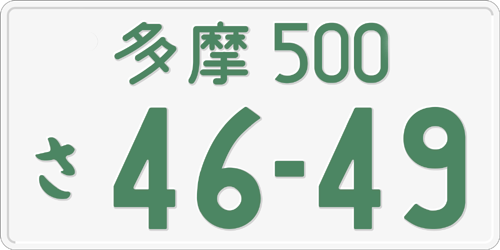
#> input picture img/car.png, 500 x 250 px
$ python main.py
#> lines starting #> are read from the running program, lines starting #| are printed output that depends on the picture; after the words box and inside, x2 and y2 are one past the last pixel; in counts of white or black regions, pixels touching at a corner belong together
from PIL import Image
from PIL import ImageEnhance
import pytesseract
import cv2 as cv


# 最も基礎的な方法
def way_1(path, lan):
#> called with path = 'img/car.png', lan = 'chi_sim+jpn+eng+kor'
    text = pytesseract.image_to_string(Image.open(path), lang=lan)  # 画像を読込
#> (the call stopped at in way_1, `text = pytesseract.image_to_string(Image.open(path), lang=lan)`: pytesseract is not available in this run)

    print('-----------------------WAY 1---------------------------\n')
    print(text)
    print('--------------------------------------------------\n\n\n')


# 灰度处理
# グレースケール化
def way_2(path, lan):
#> called with path = 'img/car.png', lan = 'chi_sim+jpn+eng+kor'
    img = Image.open(path)
#> img is the input picture: PIL image 500x250 RGB; mean R, G, B 210.8, 222, 215.1
    img = img.convert('RGB')
    enhancer = ImageEnhance.Color(img)
    enhancer = enhancer.enhance(0)
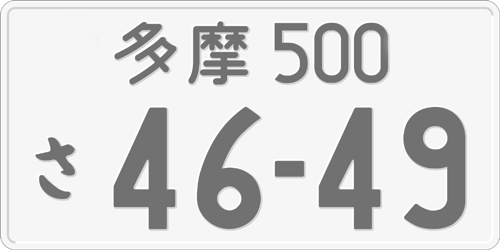
#> enhancer: PIL image 500x250 RGB; min 101, max 255, mean 217.9
    enhancer = ImageEnhance.Brightness(enhancer)
    enhancer = enhancer.enhance(2)
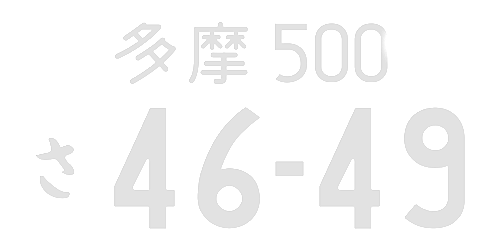
#> enhancer: PIL image 500x250 RGB; min 202, max 255, mean 249.6
    enhancer = ImageEnhance.Contrast(enhancer)
    enhancer = enhancer.enhance(8)
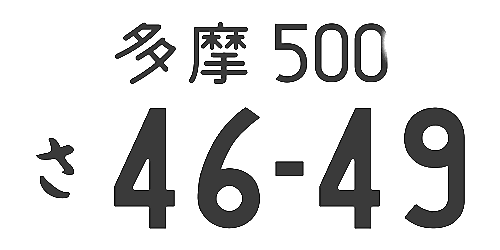
#> enhancer: PIL image 500x250 RGB; min 0, max 255, mean 218.2
    enhancer = ImageEnhance.Sharpness(enhancer)
    img = enhancer.enhance(20)
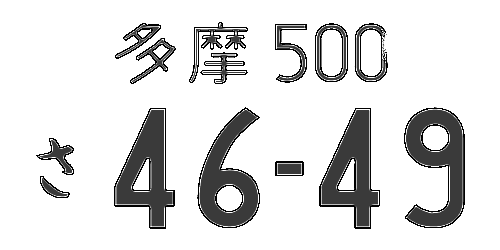
#> img: PIL image 500x250 RGB; min 0, max 255, mean 221
#> (the call stopped at in way_2, `text = pytesseract.image_to_string(img, lang=lan)`: pytesseract is not available in this run)

    text = pytesseract.image_to_string(img, lang=lan)

    print('-----------------------WAY 2---------------------------\n')
    print(text)
    print('--------------------------------------------------\n\n\n')


# 图片二值化
# 二値化法
def way_3(path, lan):
#> called with path = 'img/car.png', lan = 'chi_sim+jpn+eng+kor'
    img = Image.open(path)

    # L为灰色图像，0表示黑，255表示白，其他数字表示不同的灰度
    # Lはグレー色の画像
    Img = img.convert('L')

    # 自定义灰度界限，大于这个值为黑色，小于这个值为白色
    # しきい値を指定。大きい場合は黒、小さい場合は白
    threshold = 200

    table = []
    for i in range(256):
        if i < threshold:
            table.append(0)
        else:
            table.append(1)

    # 图片二值化
    photo = Img.point(table, '1')
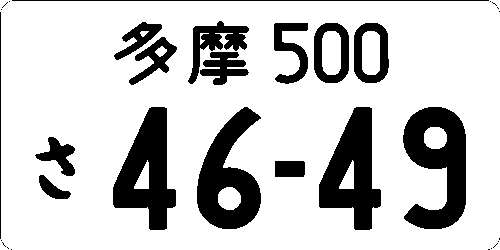
#> photo: PIL image 500x250 1; 78.7% white; 32 black regions (16 under 20 px), largest, box (x1, y1, x2, y2) and area: (403, 107, 466, 229) 4635, (113, 107, 176, 230) 4279, (319, 107, 381, 230) 4248
#> (the call stopped at in way_3, `text = pytesseract.image_to_string(photo, lang=lan)`: pytesseract is not available in this run)

    text = pytesseract.image_to_string(photo, lang=lan)

    print('-----------------------WAY 3---------------------------\n')
    print(text)
    print('--------------------------------------------------\n\n\n')


# opencv的大津二值化法
# opencvでの大津の二値化法
def way_4(path, lan):
#> called with path = 'img/car.png', lan = 'chi_sim+jpn+eng+kor'
    img = cv.imread(path)
#> img: shape (250, 500, 3)
    gray = cv.cvtColor(img, cv.COLOR_BGR2GRAY)

    ret, binary = cv.threshold(gray, 0, 255, cv.THRESH_BINARY_INV | cv.THRESH_OTSU)
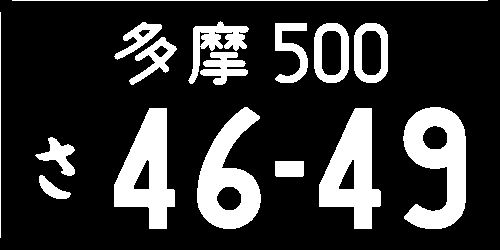
#> binary: shape (250, 500); 20.7% white; 16 white regions, largest, box (x1, y1, x2, y2) and area: (403, 107, 466, 229) 4560, (197, 107, 261, 229) 4165, (319, 108, 381, 229) 4160
#> ret = 180
    cv.bitwise_not(binary, binary)

    textImg = Image.fromarray(binary)

    text = pytesseract.image_to_string(textImg, lang=lan)
    print('-----------------------WAY 4---------------------------\n')
    print(text)
    print('--------------------------------------------------\n\n\n')


def run(path, lan):
    way_1(path, lan)
    way_2(path, lan)
    way_3(path, lan)
    way_4(path, lan)
#> (the call stopped at in way_4, `text = pytesseract.image_to_string(textImg, lang=lan)`: pytesseract is not available in this run)


run('img/car.png', 'chi_sim+jpn+eng+kor')

$ run again, with img/chn.PNG copied over img/car.png
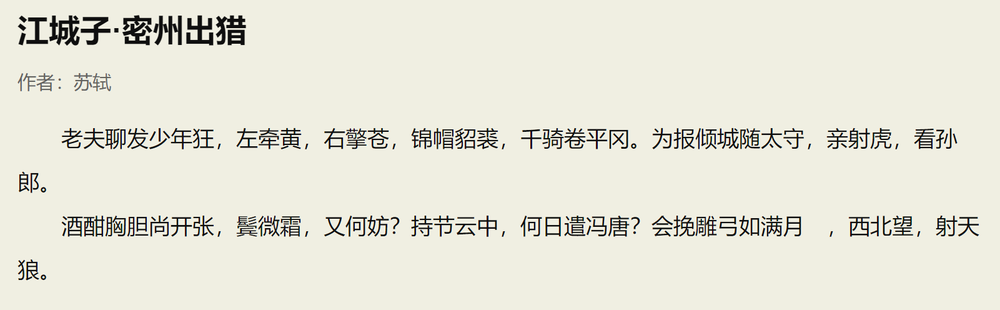
#> input picture img/chn.PNG, 1000 x 310 px, shrunk from 1601 x 496 before the run
#> in way_2, img is the input picture: PIL image 1000x310 RGB; mean R, G, B 230.2, 229.2, 216.8
#> in way_3, `photo = Img.point(table, '1')`:
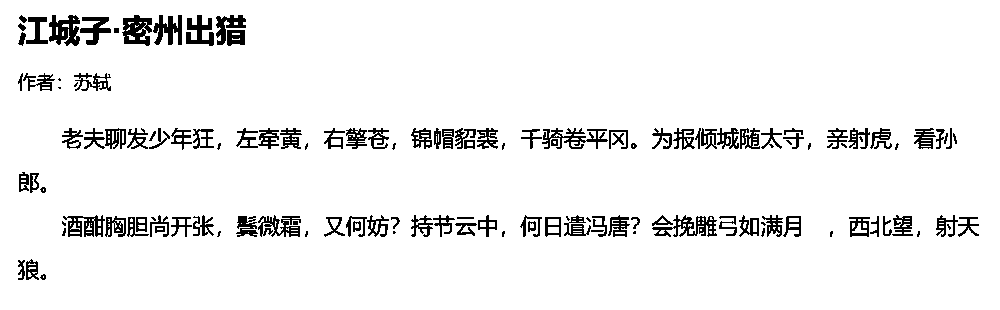
#> photo: PIL image 1000x310 1; 93.8% white; black in thin lines or dots, all inside (x1, y1, x2, y2) = (18, 15, 979, 280)
#> in way_4, `ret, binary = cv.threshold(gray, 0, 255, cv.THRESH_BINARY_INV | cv.THR..`:
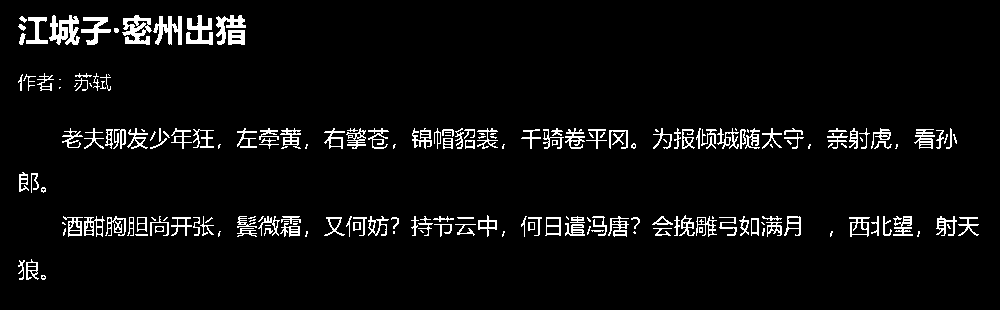
#> binary: shape (310, 1000); 4.8% white in thin lines or dots, all inside (x1, y1, x2, y2) = (18, 15, 979, 280)
#> ret = 146

$ run again, with img/eng.PNG copied over img/car.png
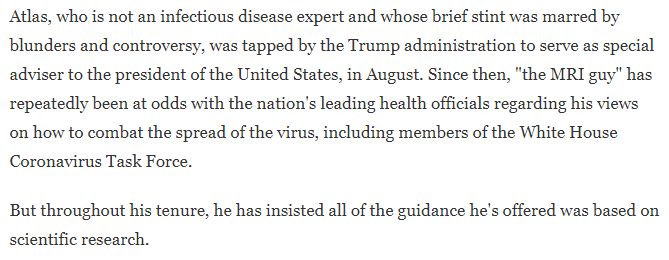
#> input picture img/eng.PNG, 669 x 260 px
#> in way_2, img is the input picture: PIL image 669x260 RGBA; mean R, G, B, A 240, 240, 240, 255
#> in way_3, `photo = Img.point(table, '1')`:
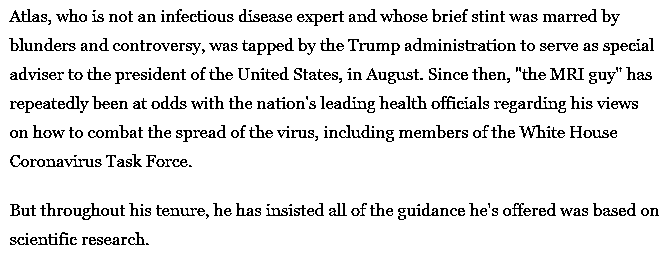
#> photo: PIL image 669x260 1; 90.8% white; black in thin lines or dots, all inside (x1, y1, x2, y2) = (9, 9, 659, 245)
#> in way_4, `ret, binary = cv.threshold(gray, 0, 255, cv.THRESH_BINARY_INV | cv.THR..`:
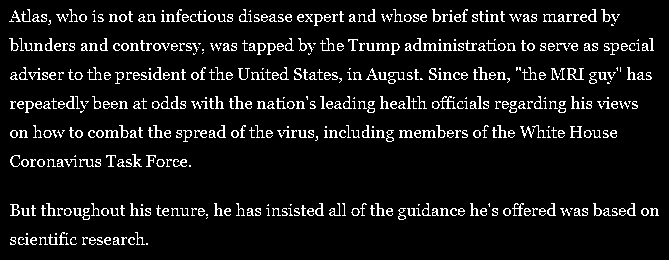
#> binary: shape (260, 669); 8% white in thin lines or dots, all inside (x1, y1, x2, y2) = (9, 9, 659, 245)
#> ret = 169

$ run again, with img/jpn.PNG copied over img/car.png
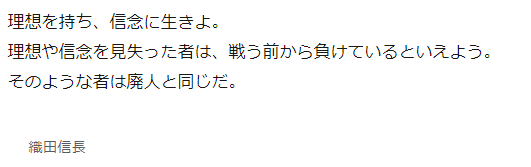
#> input picture img/jpn.PNG, 531 x 167 px
#> in way_2, img is the input picture: PIL image 531x167 RGB; mean R, G, B 246.9, 246.9, 246.9
#> in way_3, `photo = Img.point(table, '1')`:
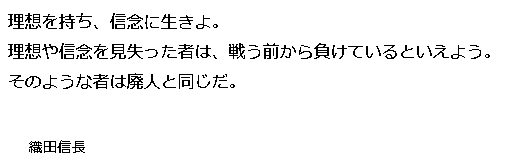
#> photo: PIL image 531x167 1; 95.5% white; black in thin lines or dots, all inside (x1, y1, x2, y2) = (8, 13, 490, 153)
#> in way_4, `ret, binary = cv.threshold(gray, 0, 255, cv.THRESH_BINARY_INV | cv.THR..`:
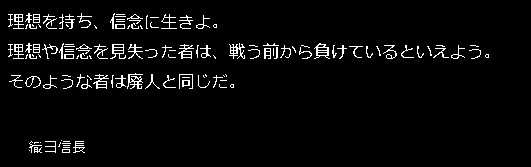
#> binary: shape (167, 531); 3.9% white in thin lines or dots, all inside (x1, y1, x2, y2) = (8, 13, 489, 153)
#> ret = 161
